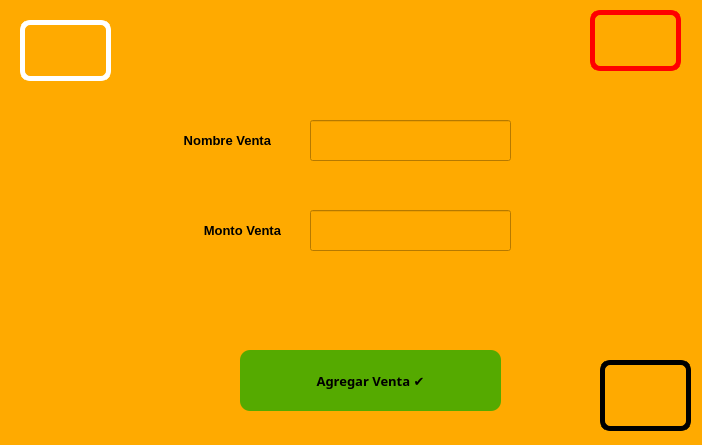
<?xml version="1.0" encoding="UTF-8"?>
<ui version="4.0">
 <class>Dialog</class>
 <widget class="QDialog" name="Dialog">
  <property name="geometry">
   <rect>
    <x>0</x>
    <y>0</y>
    <width>702</width>
    <height>445</height>
   </rect>
  </property>
  <property name="windowTitle">
   <string>Dialog</string>
  </property>
  <property name="styleSheet">
   <string notr="true">background-color: rgb(255, 170, 0);</string>
  </property>
  <widget class="QLabel" name="label">
   <property name="geometry">
    <rect>
     <x>-30</x>
     <y>210</y>
     <width>311</width>
     <height>41</height>
    </rect>
   </property>
   <property name="font">
    <font>
     <pointsize>10</pointsize>
     <weight>75</weight>
     <bold>true</bold>
    </font>
   </property>
   <property name="text">
    <string>Monto Venta</string>
   </property>
   <property name="alignment">
    <set>Qt::AlignRight|Qt::AlignTrailing|Qt::AlignVCenter</set>
   </property>
  </widget>
  <widget class="QLineEdit" name="txt_NombreVenta">
   <property name="geometry">
    <rect>
     <x>310</x>
     <y>120</y>
     <width>201</width>
     <height>41</height>
    </rect>
   </property>
   <property name="font">
    <font>
     <family>Rockwell Extra Bold</family>
     <pointsize>10</pointsize>
     <weight>75</weight>
     <bold>true</bold>
    </font>
   </property>
  </widget>
  <widget class="QLabel" name="label_2">
   <property name="geometry">
    <rect>
     <x>60</x>
     <y>120</y>
     <width>211</width>
     <height>41</height>
    </rect>
   </property>
   <property name="font">
    <font>
     <pointsize>10</pointsize>
     <weight>75</weight>
     <bold>true</bold>
    </font>
   </property>
   <property name="text">
    <string>Nombre Venta</string>
   </property>
   <property name="alignment">
    <set>Qt::AlignRight|Qt::AlignTrailing|Qt::AlignVCenter</set>
   </property>
  </widget>
  <widget class="QPushButton" name="btn_AgregarVenta">
   <property name="geometry">
    <rect>
     <x>240</x>
     <y>350</y>
     <width>261</width>
     <height>61</height>
    </rect>
   </property>
   <property name="font">
    <font>
     <family>Rockwell Extra Bold</family>
     <pointsize>10</pointsize>
     <weight>75</weight>
     <bold>true</bold>
    </font>
   </property>
   <property name="styleSheet">
    <string notr="true">background-color: rgb(85, 170, 0);
border-radius: 10px;</string>
   </property>
   <property name="text">
    <string>Agregar Venta ✔</string>
   </property>
  </widget>
  <widget class="QLineEdit" name="txt_montoVenta">
   <property name="geometry">
    <rect>
     <x>310</x>
     <y>210</y>
     <width>201</width>
     <height>41</height>
    </rect>
   </property>
   <property name="font">
    <font>
     <family>Rockwell Extra Bold</family>
     <pointsize>10</pointsize>
     <weight>75</weight>
     <bold>true</bold>
    </font>
   </property>
   <property name="text">
    <string/>
   </property>
  </widget>
  <widget class="QLabel" name="label_3">
   <property name="geometry">
    <rect>
     <x>20</x>
     <y>20</y>
     <width>91</width>
     <height>61</height>
    </rect>
   </property>
   <property name="styleSheet">
    <string notr="true">border: 5px solid white;
border-radius: 10px;</string>
   </property>
   <property name="text">
    <string/>
   </property>
   <property name="pixmap">
    <pixmap resource="../../recursos.qrc">:/meme/Imagen/uat-logo.jpg</pixmap>
   </property>
   <property name="scaledContents">
    <bool>true</bool>
   </property>
  </widget>
  <widget class="QLabel" name="label_4">
   <property name="geometry">
    <rect>
     <x>590</x>
     <y>10</y>
     <width>91</width>
     <height>61</height>
    </rect>
   </property>
   <property name="styleSheet">
    <string notr="true">border: 5px solid red;
border-radius: 10px;</string>
   </property>
   <property name="text">
    <string/>
   </property>
   <property name="pixmap">
    <pixmap resource="../../recursos.qrc">:/meme/Imagen/fians.jpg</pixmap>
   </property>
   <property name="scaledContents">
    <bool>true</bool>
   </property>
  </widget>
  <widget class="QLabel" name="label_6">
   <property name="geometry">
    <rect>
     <x>600</x>
     <y>360</y>
     <width>91</width>
     <height>71</height>
    </rect>
   </property>
   <property name="styleSheet">
    <string notr="true">border: 5px solid black;
border-radius: 10px;</string>
   </property>
   <property name="text">
    <string/>
   </property>
   <property name="pixmap">
    <pixmap resource="../../recursos.qrc">:/meme/Imagen/logo_equipo.jpg</pixmap>
   </property>
   <property name="scaledContents">
    <bool>true</bool>
   </property>
  </widget>
 </widget>
 <resources>
  <include location="../../recursos.qrc"/>
 </resources>
 <connections/>
</ui>
